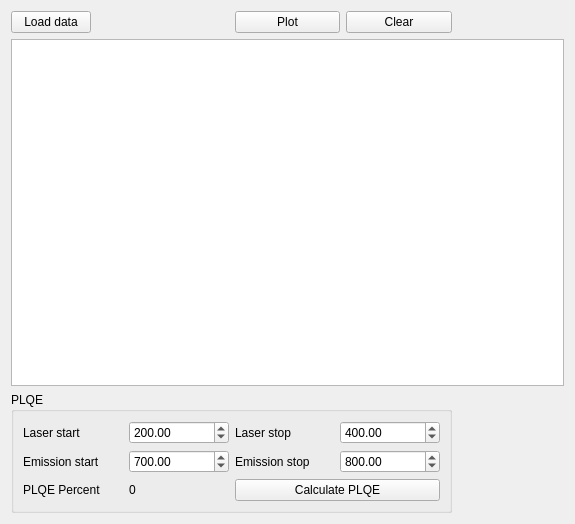
<?xml version="1.0" encoding="UTF-8"?>
<ui version="4.0">
 <class>Form</class>
 <widget class="QWidget" name="Form">
  <property name="geometry">
   <rect>
    <x>0</x>
    <y>0</y>
    <width>575</width>
    <height>524</height>
   </rect>
  </property>
  <property name="windowTitle">
   <string>PLQE Analysis</string>
  </property>
  <layout class="QGridLayout" name="gridLayout">
   <item row="3" column="0" colspan="4">
    <widget class="QGroupBox" name="groupBox">
     <property name="title">
      <string>PLQE</string>
     </property>
     <layout class="QGridLayout" name="gridLayout_3">
      <item row="0" column="0">
       <widget class="QLabel" name="label_2">
        <property name="text">
         <string>Laser start</string>
        </property>
       </widget>
      </item>
      <item row="0" column="1">
       <widget class="QDoubleSpinBox" name="laser_start_spinBox">
        <property name="maximum">
         <double>9999.000000000000000</double>
        </property>
        <property name="value">
         <double>200.000000000000000</double>
        </property>
       </widget>
      </item>
      <item row="0" column="2">
       <widget class="QLabel" name="label_3">
        <property name="text">
         <string>Laser stop</string>
        </property>
       </widget>
      </item>
      <item row="0" column="3">
       <widget class="QDoubleSpinBox" name="laser_stop_spinBox">
        <property name="maximum">
         <double>9999.000000000000000</double>
        </property>
        <property name="value">
         <double>400.000000000000000</double>
        </property>
       </widget>
      </item>
      <item row="1" column="0">
       <widget class="QLabel" name="label_4">
        <property name="text">
         <string>Emission start</string>
        </property>
       </widget>
      </item>
      <item row="1" column="1">
       <widget class="QDoubleSpinBox" name="emission_start_spinBox">
        <property name="maximum">
         <double>9999.000000000000000</double>
        </property>
        <property name="value">
         <double>700.000000000000000</double>
        </property>
       </widget>
      </item>
      <item row="1" column="2">
       <widget class="QLabel" name="label_5">
        <property name="text">
         <string>Emission stop</string>
        </property>
       </widget>
      </item>
      <item row="1" column="3">
       <widget class="QDoubleSpinBox" name="emission_stop_spinBox">
        <property name="maximum">
         <double>9999.000000000000000</double>
        </property>
        <property name="value">
         <double>800.000000000000000</double>
        </property>
       </widget>
      </item>
      <item row="2" column="0">
       <widget class="QLabel" name="label">
        <property name="text">
         <string>PLQE Percent</string>
        </property>
       </widget>
      </item>
      <item row="2" column="1">
       <widget class="QLabel" name="plqe_label">
        <property name="text">
         <string>0</string>
        </property>
       </widget>
      </item>
      <item row="2" column="2" colspan="2">
       <widget class="QPushButton" name="calculate_plqe_pushButton">
        <property name="text">
         <string>Calculate PLQE</string>
        </property>
       </widget>
      </item>
     </layout>
    </widget>
   </item>
   <item row="0" column="3">
    <widget class="QPushButton" name="clear_pushButton">
     <property name="text">
      <string>Clear</string>
     </property>
    </widget>
   </item>
   <item row="0" column="2">
    <widget class="QPushButton" name="plot_pushButton">
     <property name="text">
      <string>Plot</string>
     </property>
    </widget>
   </item>
   <item row="0" column="0" colspan="2" alignment="Qt::AlignLeft">
    <widget class="QPushButton" name="load_data_pushButton">
     <property name="text">
      <string>Load data</string>
     </property>
    </widget>
   </item>
   <item row="2" column="0" colspan="5">
    <widget class="PlotWidget" name="plotWidget"/>
   </item>
  </layout>
 </widget>
 <customwidgets>
  <customwidget>
   <class>PlotWidget</class>
   <extends>QGraphicsView</extends>
   <header location="global">pyqtgraph</header>
  </customwidget>
 </customwidgets>
 <resources/>
 <connections/>
</ui>
